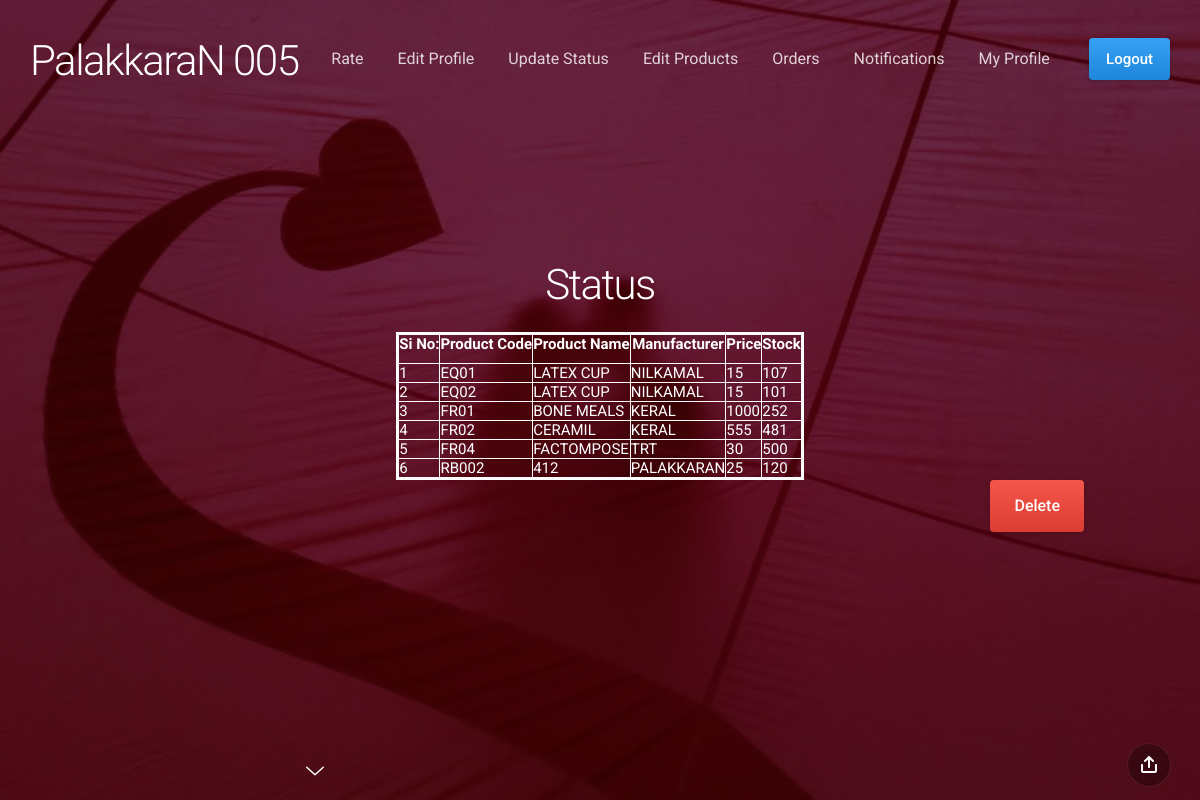
The page /admnproducttable.php on the database its author committed.
### tables this page shows
CREATE TABLE IF NOT EXISTS `product` (
  `pdtcode` varchar(5) NOT NULL,
  `name` varchar(30) NOT NULL,
  `mfatur` varchar(30) DEFAULT NULL,
  `price` int(7) NOT NULL,
  `stock` int(6) NOT NULL,
  PRIMARY KEY (`pdtcode`)
);

### admnproducttable.php (the view, shortened to what this page needs)
<!doctype html>
<html>
<head>
	<link href="css/slides.min.css" rel="stylesheet" type="text/css">
    <link href="css/mystyle.css" rel="stylesheet" type="text/css">
</head>
<?php include("admn.php")?>
<section class="slide fade-6 kenBurns" data-name="">
  <div class="content">
    <div class="container">
      <div class="wrap">
	   <center>
<h1>
Status
</h1>
<?php
	require("db.php");
	 $sql="select * from product";
	 $res=mysqli_query($con,$sql) or die(mysqli_error($con));
echo"<table border='3' bordercolor='#FCFBFB'>";
echo"<tr>
<th height='30'>Si No:</th>
<th>Product Code</th><th>Product Name</th><th>Manufacturer</th><th>Price</th><th>Stock</th></tr>";
		   $i=1;
	while($r=mysqli_fetch_array($res))
	{
		echo"<tr><td>";
		echo $i;
		echo"</td><td>";
		echo $r['pdtcode'];
		echo"</td><td>";
		echo $r['name'];
		echo"</td><td>";
		echo $r['mfatur'];
		echo"</td><td>";
		echo $r['price'];
		echo"</td><td>";
		echo $r['stock'];
		echo"</td></tr>";
		$i=$i+1;
	}
	echo"</table>"
	   ?>
<div class="right"><a class="button red gradient" id="" onclick="openForm()">Delete</a></div>
      </div>
    </div>
  </div>
  <div class="background" style="background-image:url(assets/img/background/img-27.jpg)"></div>
</section>
<nav class="panel bottom forceMobileView">
  <div class="sections desktop">
    <div class="center"><span class="nextSlide"><svg><use xmlns:xlink="http://www.w3.org/1999/xlink" xlink:href="#arrow-down"></use></svg></span></div>
    <div class="right"><span data-dropdown-id="2" class="button actionButton dropdownTrigger"><svg><use xmlns:xlink="http://www.w3.org/1999/xlink" xlink:href="#share"></use></svg></span></div>
  </div>
</nav>
</body>
</html>

### rows shown on the page
product: pdtcode "EQ01", name "LATEX CUP", mfatur "NILKAMAL", price "15", stock "107"
product: pdtcode "EQ02", name "LATEX CUP", mfatur "NILKAMAL", price "15", stock "101"
product: pdtcode "FR01", name "BONE MEALS", mfatur "KERAL", price "1000", stock "252"
product: pdtcode "FR02", name "CERAMIL", mfatur "KERAL", price "555", stock "481"
product: pdtcode "FR04", name "FACTOMPOSE", mfatur "TRT", price "30", stock "500"
product: pdtcode "RB002", name "412", mfatur "PALAKKARAN", price "25", stock "120"
